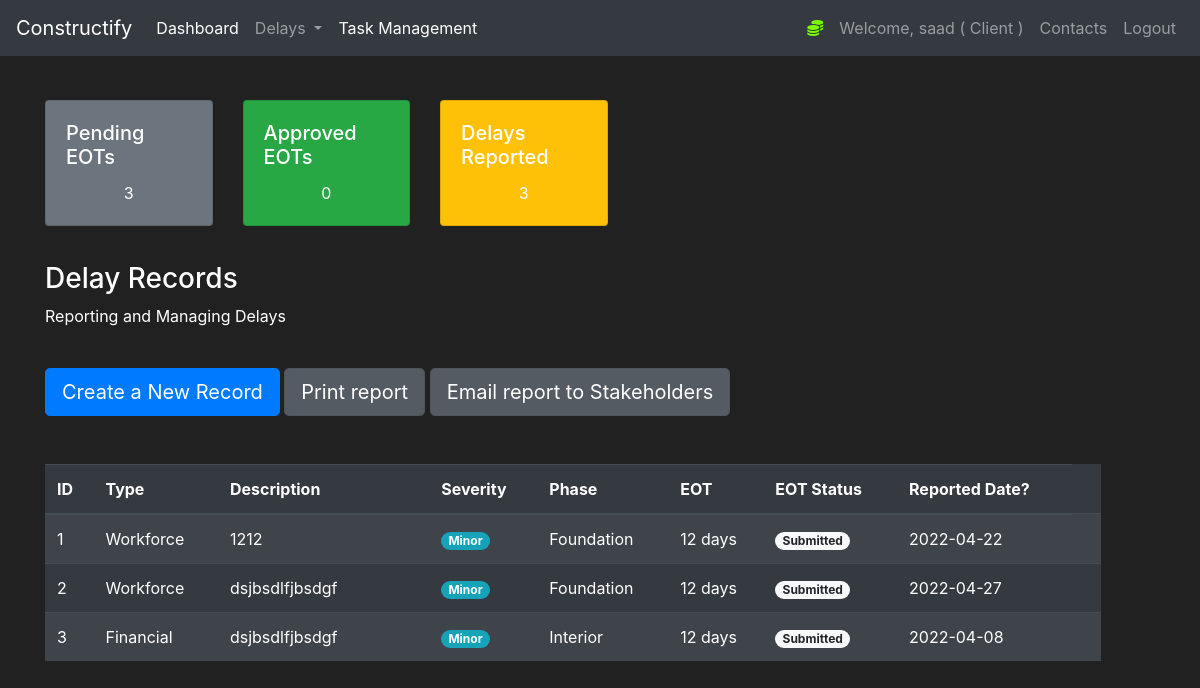
/delays (signed in), run on the app's committed database.
### construct/models.py (models this page shows, shortened)
class User(db.Model, UserMixin):
    id = db.Column(db.Integer(), nullable=False, primary_key=True)
    username = db.Column(db.String(length=30), nullable=False, unique=True)
    email_address = db.Column(db.String(length=50),
                              nullable=False, unique=True)
    password_hash = db.Column(db.String(length=50),
                              nullable=False, unique=True)
    role = db.Column(db.String(length=30), nullable=False, unique=False)
    contact_number = db.Column(db.String(length=30), nullable=False, unique=False)
    @property
    def password(self):
        return self.password

class Delay(db.Model):
    id = db.Column(db.Integer(), nullable=False, primary_key=True)
    type = db.Column(db.String(length=30), nullable=False)
    description = db.Column(db.String(length=30), nullable=False)
    severity = db.Column(db.String(length=30), nullable=False)
    phase = db.Column(db.String(length=30), nullable=False)
    delayed_days = db.Column(db.Integer(), nullable=True)
    date = db.Column(db.String(length=30), nullable=False)
    status = db.Column(db.String(length=30), nullable=True, default="Submitted")

### construct/routes.py (the view, shortened to what this page needs)
@app.route("/delays", methods=['GET', 'POST'])
@login_required
def delaypage():
    pending_delays= Delay.query.filter(Delay.status == "Submitted").count()
    approved_delays= Delay.query.filter(Delay.status == "Approved").count()
    delay_count = pending_delays+approved_delays
    delayForm = DelayForm()
    delays = Delay.query.all()
    gannt_data = delays
    if request.method == "GET":
        return render_template('delays.html', delays=delays, delayForm=delayForm, pending_delays=pending_delays, approved_delays=approved_delays, delay_count=delay_count, gannt_data=gannt_data)

### construct/models.py (called while the page is built)
@login_manager.user_loader
def load_user(user_id):
    return User.query.get(int(user_id))

### construct/templates/delays.html (shortened to what this page needs)
{% extends 'base.html' %}
{% block content%}
<div class="row" style="margin-top:20px;margin-left:30px">
    <div class="col-2">
        <div class="card text-white bg-secondary mb-3" style="max-width: 18rem;">
            <div class="card-body">
                <h5 class="card-title">Pending EOTs</h5>
                <p class="card-text" style="text-align:center;">{{pending_delays}}</p>
            </div>
        </div>
    </div>
    <div class="col-2">
        <div class="card text-white bg-success mb-3" style="max-width: 18rem;">
            <div class="card-body">
                <h5 class="card-title">Approved EOTs</h5>
                <p class="card-text" style="text-align:center;">{{approved_delays}}</p>
            </div>
        </div>
    </div>
    <div class="col-2">
        <div class="card text-white bg-warning  mb-3" style="max-width: 18rem;">
            <div class="card-body">
                <h5 class="card-title">Delays Reported</h5>
                <p class="card-text" style="text-align:center;">{{delay_count}}</p>
            </div>
        </div>
    </div>
</div>
<div class="row" style="margin-top:20px;margin-left:30px">
    <div class="col-11">
        <h3>Delay Records</h3>
        <p>Reporting and Managing Delays</p>
        <br>
        <button type="button" class="btn btn-primary btn-lg" data-toggle="modal" data-target="#exampleModal"
            data-whatever="@mdo">Create a New Record</button>
            <a href="{{url_for('PDFPage')}}" class="btn btn-secondary btn-lg active" role="button" aria-pressed="false" target="_blank">Print report</a>
            <a href="{{url_for('PDFPageEmail')}}" class="btn btn-secondary btn-lg active" role="button" aria-pressed="false" target="_blank">Email report to Stakeholders</a>
        <br><br><br>
        <table id="dtBasicExample" class="table table-striped table-dark" cellspacing="0" width="100%">
            <thead>
                <tr>
                    <th scope="col">ID</th>
                    <th scope="col">Type</th>
                    <th scope="col">Description</th>
                    <th scope="col">Severity</th>
                    <th scope="col">Phase</th>
                    <th scope="col">EOT</th>
                    <th scope="col">EOT Status</th>
                    <th scope="col">Reported Date?</th>
                </tr>
            </thead>
            <tbody>
                {% for delay in delays %}
                <tr>
                    <td>{{delay.id}}</td>
                    <td>{{delay.type}}</td>
                    <td width="20%">{{delay.description}}</td>
                    {% if 'Minor' in delay.severity %}
                    <td><span class="badge badge-pill badge-info">{{delay.severity}}</span></td>
                    {% endif %}
                    <td>{{delay.phase}}</td>
                    <td width="9%">{{delay.delayed_days}} days</td>
                    {% if 'Submitted' in delay.status %}
                    <td><span class="badge badge-pill badge-light">{{delay.status}}</span></td>
                    {% endif %}
                    <td>{{delay.date}}</td>
                    <td>
                              </div>
                {% endfor %}
{% endblock %}

### construct/templates/base.html (shortened to what this page needs)
<!doctype html>
<html lang="en">
<head>
    <link rel="stylesheet" type="text/css" href="https://stackpath.bootstrapcdn.com/bootstrap/4.2.1/css/bootstrap.min.css">
</head>
<body>
    <div id="content">
        <nav class="navbar navbar-expand-md navbar-dark bg-dark">
            <a class="navbar-brand" href="#">Constructify</a>
            <div class="collapse navbar-collapse" id="navbarNav">
                <ul class="navbar-nav mr-auto">
                    <li class="nav-item active">
                        <a class="nav-link" href="{{url_for('homepage')}}">Dashboard </a>
                    </li>
                    <li class="nav-item dropdown">
                        <a class="nav-link dropdown-toggle" href="{{url_for('delaypage')}}" id="navbarDropdown"
                            role="button" data-toggle="dropdown" aria-haspopup="true" aria-expanded="false">
                            Delays
                        </a>
                    </li>
                    <li class="nav-item active">
                        <a class="nav-link" href="{{url_for('Taskpage')}}">Task Management </a>
                    </li>
                </ul>
                {% if current_user.is_authenticated %}
                <ul class="navbar-nav">
                    <li class="nav-item">
                    <li class="nav-item">
                        <a class="nav-link" style="color: lawngreen; font-weight:bold">
                            <i class="fas fa-coins"></i>
                        </a>
                    </li>
                    <a class="nav-link">Welcome, {{ current_user.username }} ( {{ current_user.role  }}  )</a>
                    </li>
                    {% if current_user.role == 'Client' %}
                    <li class="nav-item">
                        <a class="nav-link" href="{{url_for('Contactspage')}}">Contacts</a>
                    </li>
                    {% endif %}
                    <li class="nav-item">
                        <a class="nav-link" href="{{url_for('logout_page')}}">Logout</a>
                    </li>
                    {% endif %}
            </div>
        </nav>
        <br>
        {% block content%}
        {% endblock %}
</body>
</html>

### construct/templates/base.html (style rules this page uses)
body { background-color: #212121; color: white }

### data on the page
User: username "saad", role "Client"
Delay: id "1", type "Workforce", description "1212", severity "Minor", phase "Foundation", delayed_days "12", status "Submitted", date "2022-04-22"
Delay: id "2", type "Workforce", description "dsjbsdlfjbsdgf", severity "Minor", phase "Foundation", delayed_days "12", status "Submitted", date "2022-04-27"
Delay: id "3", type "Financial", description "dsjbsdlfjbsdgf", severity "Minor", phase "Interior", delayed_days "12", status "Submitted", date "2022-04-08"

### other printed values
{{ pending_delays }} "3"
{{ approved_delays }} "0"
{{ delay_count }} "3"
